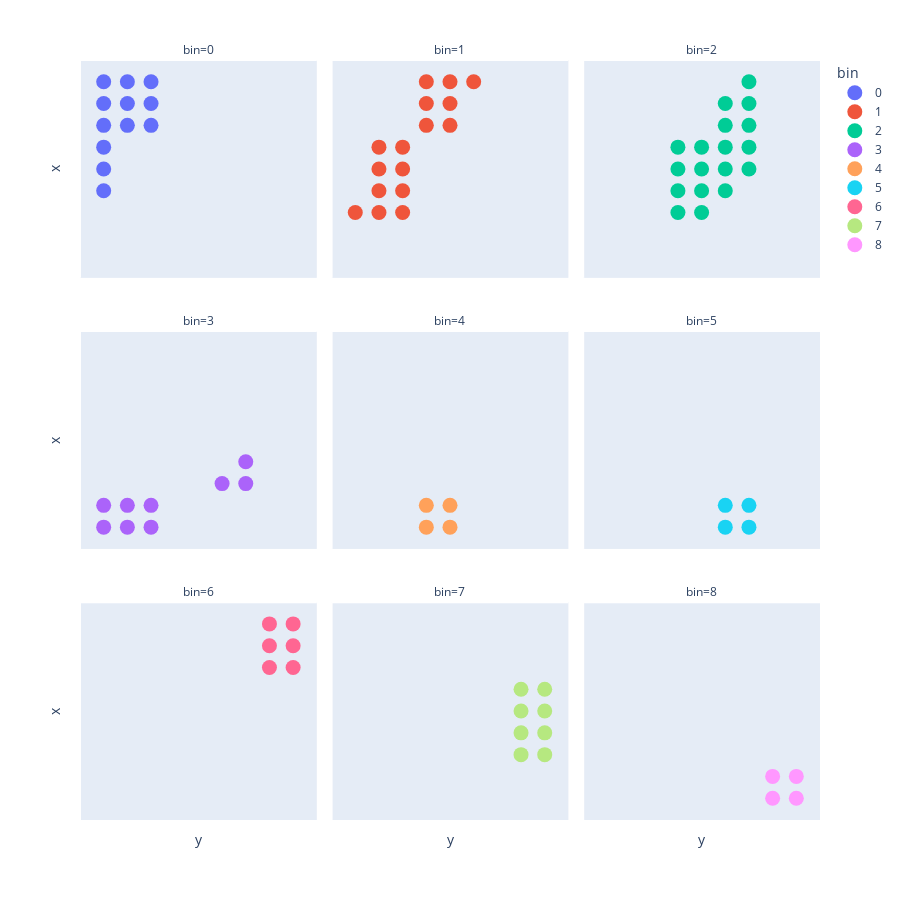

Notebook cell for this chart:
### Code cell
rep = Rep()

### Figure 1 — Plotly figure (JSON) as saved in the notebook; plotly's stock layout.template omitted (floating-point values rounded to 4 significant figures)
{"data": [{"customdata": [["1, 1", "0000000000000011"], ["1, 2", "0000000000000110"], ["1, 3", "0000000000000111"], ["2, 1", "0000000000001001"], ["3, 1", "0000000000001011"], ["2, 2", "0000000000001100"], ["2, 3", "0000000000001101"], ["3, 2", "0000000000001110"], ["3, 3", "0000000000001111"], ["1, 4", "0000000000010010"], ["1, 5", "0000000000010011"], ["1, 6", "0000000000010110"]], "hovertemplate": "bin=0<br>indA=%{x}<br>indB=%{y}<br>coordAB=%{customdata[0]}<br>binAB=%{customdata[1]}<extra></extra>", "legendgroup": "0", "marker": {"color": "#636efa", "size": 15, "symbol": "circle"}, "mode": "markers", "name": "0", "orientation": "v", "showlegend": true, "type": "scatter", "x": [1, 1, 1, 2, 3, 2, 2, 3, 3, 1, 1, 1], "xaxis": "x7", "y": [1, 2, 3, 1, 1, 2, 3, 2, 3, 4, 5, 6], "yaxis": "y7"}, {"customdata": [["1, 7", "0000000000010111"], ["2, 4", "0000000000011000"], ["2, 5", "0000000000011001"], ["3, 4", "0000000000011010"], ["3, 5", "0000000000011011"], ["2, 6", "0000000000011100"], ["2, 7", "0000000000011101"], ["3, 6", "0000000000011110"], ["3, 7", "0000000000011111"], ["4, 1", "0000000000100001"], ["5, 1", "0000000000100011"], ["4, 2", "0000000000100100"], ["4, 3", "0000000000100101"], ["5, 2", "0000000000100110"], ["5, 3", "0000000000100111"], ["6, 1", "0000000000101001"]], "hovertemplate": "bin=1<br>indA=%{x}<br>indB=%{y}<br>coordAB=%{customdata[0]}<br>binAB=%{customdata[1]}<extra></extra>", "legendgroup": "1", "marker": {"color": "#EF553B", "size": 15, "symbol": "circle"}, "mode": "markers", "name": "1", "orientation": "v", "showlegend": true, "type": "scatter", "x": [1, 2, 2, 3, 3, 2, 2, 3, 3, 4, 5, 4, 4, 5, 5, 6], "xaxis": "x8", "y": [7, 4, 5, 4, 5, 6, 7, 6, 7, 1, 1, 2, 3, 2, 3, 1], "yaxis": "y8"}, {"customdata": [["7, 1", "0000000000101011"], ["6, 2", "0000000000101100"], ["6, 3", "0000000000101101"], ["7, 2", "0000000000101110"], ["7, 3", "0000000000101111"], ["4, 4", "0000000000110000"], ["4, 5", "0000000000110001"], ["5, 4", "0000000000110010"], ["5, 5", "0000000000110011"], ["4, 6", "0000000000110100"], ["4, 7", "0000000000110101"], ["5, 6", "0000000000110110"], ["5, 7", "0000000000110111"], ["6, 4", "0000000000111000"], ["6, 5", "0000000000111001"], ["7, 4", "0000000000111010"], ["7, 5", "0000000000111011"], ["6, 6", "0000000000111100"]], "hovertemplate": "bin=2<br>indA=%{x}<br>indB=%{y}<br>coordAB=%{customdata[0]}<br>binAB=%{customdata[1]}<extra></extra>", "legendgroup": "2", "marker": {"color": "#00cc96", "size": 15, "symbol": "circle"}, "mode": "markers", "name": "2", "orientation": "v", "showlegend": true, "type": "scatter", "x": [7, 6, 6, 7, 7, 4, 4, 5, 5, 4, 4, 5, 5, 6, 6, 7, 7, 6], "xaxis": "x9", "y": [1, 2, 3, 2, 3, 4, 5, 4, 5, 6, 7, 6, 7, 4, 5, 4, 5, 6], "yaxis": "y9"}, {"customdata": [["6, 7", "0000000000111101"], ["7, 6", "0000000000111110"], ["7, 7", "0000000000111111"], ["1, 8", "0000000001000010"], ["1, 9", "0000000001000011"], ["2, 8", "0000000001001000"], ["2, 9", "0000000001001001"], ["3, 8", "0000000001001010"], ["3, 9", "0000000001001011"]], "hovertemplate": "bin=3<br>indA=%{x}<br>indB=%{y}<br>coordAB=%{customdata[0]}<br>binAB=%{customdata[1]}<extra></extra>", "legendgroup": "3", "marker": {"color": "#ab63fa", "size": 15, "symbol": "circle"}, "mode": "markers", "name": "3", "orientation": "v", "showlegend": true, "type": "scatter", "x": [6, 7, 7, 1, 1, 2, 2, 3, 3], "xaxis": "x4", "y": [7, 6, 7, 8, 9, 8, 9, 8, 9], "yaxis": "y4"}, {"customdata": [["4, 8", "0000000001100000"], ["4, 9", "0000000001100001"], ["5, 8", "0000000001100010"], ["5, 9", "0000000001100011"]], "hovertemplate": "bin=4<br>indA=%{x}<br>indB=%{y}<br>coordAB=%{customdata[0]}<br>binAB=%{customdata[1]}<extra></extra>", "legendgroup": "4", "marker": {"color": "#FFA15A", "size": 15, "symbol": "circle"}, "mode": "markers", "name": "4", "orientation": "v", "showlegend": true, "type": "scatter", "x": [4, 4, 5, 5], "xaxis": "x5", "y": [8, 9, 8, 9], "yaxis": "y5"}, {"customdata": [["6, 8", "0000000001101000"], ["6, 9", "0000000001101001"], ["7, 8", "0000000001101010"], ["7, 9", "0000000001101011"]], "hovertemplate": "bin=5<br>indA=%{x}<br>indB=%{y}<br>coordAB=%{customdata[0]}<br>binAB=%{customdata[1]}<extra></extra>", "legendgroup": "5", "marker": {"color": "#19d3f3", "size": 15, "symbol": "circle"}, "mode": "markers", "name": "5", "orientation": "v", "showlegend": true, "type": "scatter", "x": [6, 6, 7, 7], "xaxis": "x6", "y": [8, 9, 8, 9], "yaxis": "y6"}, {"customdata": [["8, 1", "0000000010000001"], ["9, 1", "0000000010000011"], ["8, 2", "0000000010000100"], ["8, 3", "0000000010000101"], ["9, 2", "0000000010000110"], ["9, 3", "0000000010000111"]], "hovertemplate": "bin=6<br>indA=%{x}<br>indB=%{y}<br>coordAB=%{customdata[0]}<br>binAB=%{customdata[1]}<extra></extra>", "legendgroup": "6", "marker": {"color": "#FF6692", "size": 15, "symbol": "circle"}, "mode": "markers", "name": "6", "orientation": "v", "showlegend": true, "type": "scatter", "x": [8, 9, 8, 8, 9, 9], "xaxis": "x", "y": [1, 1, 2, 3, 2, 3], "yaxis": "y"}, {"customdata": [["8, 4", "0000000010010000"], ["8, 5", "0000000010010001"], ["9, 4", "0000000010010010"], ["9, 5", "0000000010010011"], ["8, 6", "0000000010010100"], ["8, 7", "0000000010010101"], ["9, 6", "0000000010010110"], ["9, 7", "0000000010010111"]], "hovertemplate": "bin=7<br>indA=%{x}<br>indB=%{y}<br>coordAB=%{customdata[0]}<br>binAB=%{customdata[1]}<extra></extra>", "legendgroup": "7", "marker": {"color": "#B6E880", "size": 15, "symbol": "circle"}, "mode": "markers", "name": "7", "orientation": "v", "showlegend": true, "type": "scatter", "x": [8, 8, 9, 9, 8, 8, 9, 9], "xaxis": "x2", "y": [4, 5, 4, 5, 6, 7, 6, 7], "yaxis": "y2"}, {"customdata": [["8, 8", "0000000011000000"], ["8, 9", "0000000011000001"], ["9, 8", "0000000011000010"], ["9, 9", "0000000011000011"]], "hovertemplate": "bin=8<br>indA=%{x}<br>indB=%{y}<br>coordAB=%{customdata[0]}<br>binAB=%{customdata[1]}<extra></extra>", "legendgroup": "8", "marker": {"color": "#FF97FF", "size": 15, "symbol": "circle"}, "mode": "markers", "name": "8", "orientation": "v", "showlegend": true, "type": "scatter", "x": [8, 8, 9, 9], "xaxis": "x3", "y": [8, 9, 8, 9], "yaxis": "y3"}], "layout": {"annotations": [{"font": {}, "showarrow": false, "text": "bin=6", "x": 0.16, "xanchor": "center", "xref": "paper", "y": 0.2867, "yanchor": "bottom", "yref": "paper"}, {"font": {}, "showarrow": false, "text": "bin=7", "x": 0.5, "xanchor": "center", "xref": "paper", "y": 0.2867, "yanchor": "bottom", "yref": "paper"}, {"font": {}, "showarrow": false, "text": "bin=8", "x": 0.84, "xanchor": "center", "xref": "paper", "y": 0.2867, "yanchor": "bottom", "yref": "paper"}, {"font": {}, "showarrow": false, "text": "bin=3", "x": 0.16, "xanchor": "center", "xref": "paper", "y": 0.6433, "yanchor": "bottom", "yref": "paper"}, {"font": {}, "showarrow": false, "text": "bin=4", "x": 0.5, "xanchor": "center", "xref": "paper", "y": 0.6433, "yanchor": "bottom", "yref": "paper"}, {"font": {}, "showarrow": false, "text": "bin=5", "x": 0.84, "xanchor": "center", "xref": "paper", "y": 0.6433, "yanchor": "bottom", "yref": "paper"}, {"font": {}, "showarrow": false, "text": "bin=0", "x": 0.16, "xanchor": "center", "xref": "paper", "y": 1.0, "yanchor": "bottom", "yref": "paper"}, {"font": {}, "showarrow": false, "text": "bin=1", "x": 0.5, "xanchor": "center", "xref": "paper", "y": 1.0, "yanchor": "bottom", "yref": "paper"}, {"font": {}, "showarrow": false, "text": "bin=2", "x": 0.84, "xanchor": "center", "xref": "paper", "y": 1.0, "yanchor": "bottom", "yref": "paper"}], "height": 900, "legend": {"title": {"text": "bin"}, "tracegroupgap": 0}, "margin": {"t": 60}, "width": 900, "xaxis": {"anchor": "y", "domain": [0, 0.32], "range": [0, 10], "showgrid": false, "showticklabels": false, "title": {"text": "y"}}, "xaxis2": {"anchor": "y2", "domain": [0.34, 0.66], "matches": "x", "range": [0, 10], "showgrid": false, "showticklabels": false, "title": {"text": "y"}}, "xaxis3": {"anchor": "y3", "domain": [0.68, 1.0], "matches": "x", "range": [0, 10], "showgrid": false, "showticklabels": false, "title": {"text": "y"}}, "xaxis4": {"anchor": "y4", "domain": [0, 0.32], "matches": "x", "range": [0, 10], "showgrid": false, "showticklabels": false}, "xaxis5": {"anchor": "y5", "domain": [0.34, 0.66], "matches": "x", "range": [0, 10], "showgrid": false, "showticklabels": false}, "xaxis6": {"anchor": "y6", "domain": [0.68, 1.0], "matches": "x", "range": [0, 10], "showgrid": false, "showticklabels": false}, "xaxis7": {"anchor": "y7", "domain": [0, 0.32], "matches": "x", "range": [0, 10], "showgrid": false, "showticklabels": false}, "xaxis8": {"anchor": "y8", "domain": [0.34, 0.66], "matches": "x", "range": [0, 10], "showgrid": false, "showticklabels": false}, "xaxis9": {"anchor": "y9", "domain": [0.68, 1.0], "matches": "x", "range": [0, 10], "showgrid": false, "showticklabels": false}, "yaxis": {"anchor": "x", "domain": [0, 0.2867], "range": [10, 0], "showgrid": false, "showticklabels": false, "title": {"text": "x"}}, "yaxis2": {"anchor": "x2", "domain": [0, 0.2867], "matches": "y", "range": [10, 0], "showgrid": false, "showticklabels": false}, "yaxis3": {"anchor": "x3", "domain": [0, 0.2867], "matches": "y", "range": [10, 0], "showgrid": false, "showticklabels": false}, "yaxis4": {"anchor": "x4", "domain": [0.3567, 0.6433], "matches": "y", "range": [10, 0], "showgrid": false, "showticklabels": false, "title": {"text": "x"}}, "yaxis5": {"anchor": "x5", "domain": [0.3567, 0.6433], "matches": "y", "range": [10, 0], "showgrid": false, "showticklabels": false}, "yaxis6": {"anchor": "x6", "domain": [0.3567, 0.6433], "matches": "y", "range": [10, 0], "showgrid": false, "showticklabels": false}, "yaxis7": {"anchor": "x7", "domain": [0.7133, 1.0], "matches": "y", "range": [10, 0], "showgrid": false, "showticklabels": false, "title": {"text": "x"}}, "yaxis8": {"anchor": "x8", "domain": [0.7133, 1.0], "matches": "y", "range": [10, 0], "showgrid": false, "showticklabels": false}, "yaxis9": {"anchor": "x9", "domain": [0.7133, 1.0], "matches": "y", "range": [10, 0], "showgrid": false, "showticklabels": false}}}
